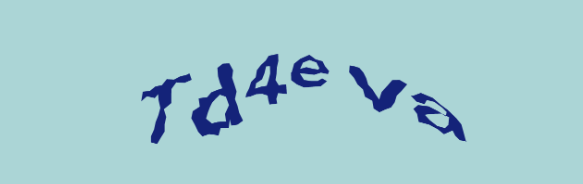
#> input picture captchatext.png, 583 x 184 px
$ python -i Text_Detect.py   (imports and definitions only)
#> lines starting #> are read from the running program, lines starting #| are printed output that depends on the picture
import cv2
import numpy as np
from PIL import Image
from pytesseract import image_to_string

def get_string(img_path):
#> called with img_path = 'captchatext.png'
    img = cv2.imread(img_path)
#> img is the input picture: shape (184, 583, 3); mean B, G, R 209.1, 203.7, 163.1
    img = cv2.cvtColor(img, cv2.COLOR_BGR2GRAY)
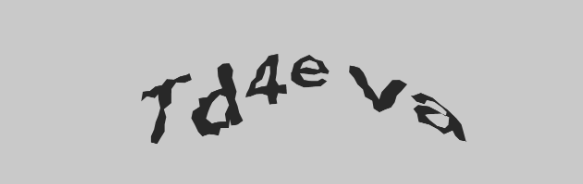
#> img: shape (184, 583); min 40, max 201, mean 192.5
    kernel = np.ones((1, 1), np.uint8)
    img = cv2.dilate(img, kernel, iterations=1)
    img = cv2.erode(img, kernel, iterations=1)
#> (the run stopped early here; a loop or call above may not have finished)
